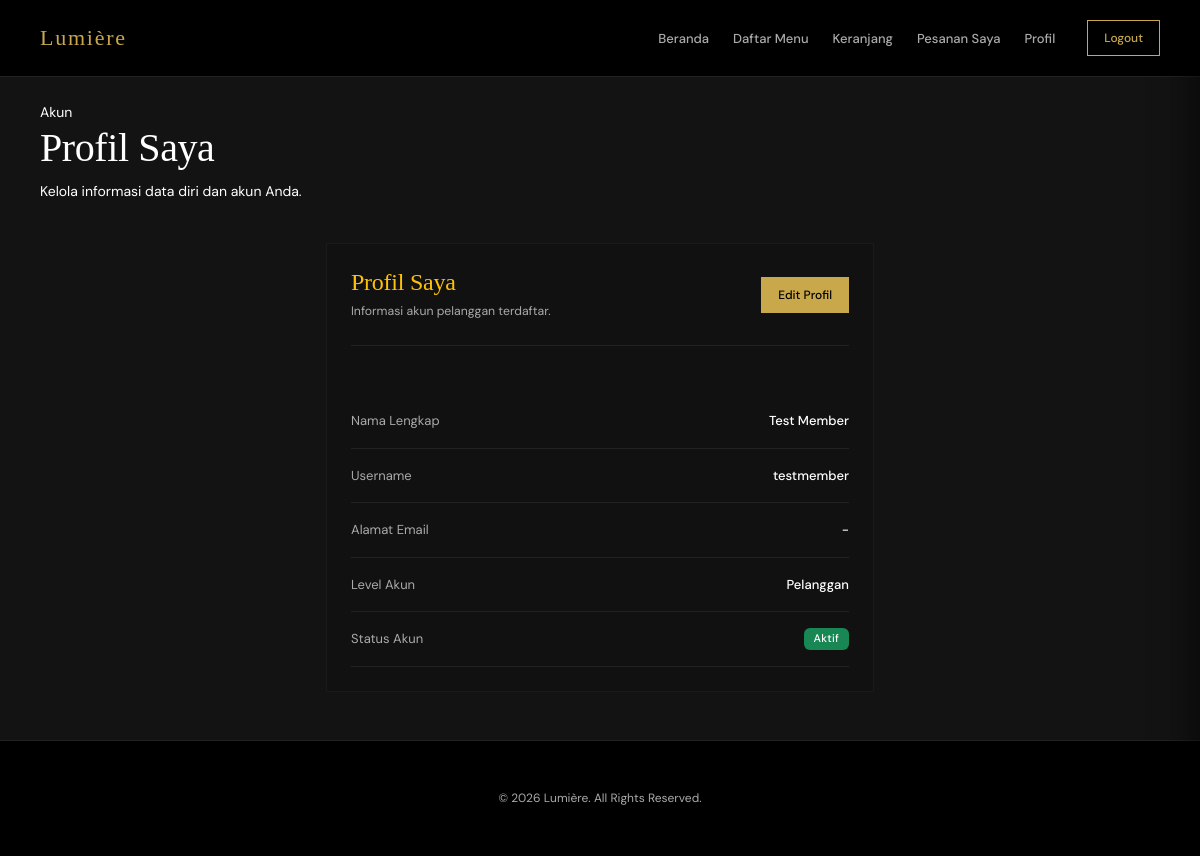
The page /pelanggan/profil.php (signed in) on the database its author committed.
### tables this page shows
CREATE TABLE IF NOT EXISTS `pelanggan` (
  `id_pelanggan` int NOT NULL AUTO_INCREMENT,
  `nama_pelanggan` varchar(100) DEFAULT NULL,
  `username` varchar(50) NOT NULL,
  `email` varchar(100) DEFAULT NULL,
  `password` varchar(255) NOT NULL,
  `status` enum('Aktif','Nonaktif') NOT NULL DEFAULT 'Aktif',
  PRIMARY KEY (`id_pelanggan`),
  UNIQUE KEY `pelanggan_username_unique` (`username`),
  UNIQUE KEY `pelanggan_email_unique` (`email`)
);

### includes/helpers.php (called while the page is built, shortened)
<?php
function base_path(string $path = ''): string
{
    $base = dirname(__DIR__);
    return $path === '' ? $base : $base . '/' . ltrim($path, '/');
}
function base_url(string $path = ''): string
{
    $app = require base_path('config/app.php');
    $baseUrl = rtrim($app['url'] ?? 'http://localhost:8001', '/');
    return $path === '' ? $baseUrl : $baseUrl . '/' . ltrim($path, '/');
}

### config/env.php (called while the page is built, shortened)
<?php
function env(string $key, ?string $default = null): ?string
{
    static $values = [];
    $runtimeValue = $_ENV[$key] ?? $_SERVER[$key] ?? getenv($key);
    if ($runtimeValue !== false && $runtimeValue !== null && $runtimeValue !== '') {
        return (string) $runtimeValue;
    }
    return $values[$key] ?? $default;
}

### config/app.php (called while the page is built, shortened)
<?php
require_once __DIR__ . '/env.php';
return [
    'name' => env('APP_NAME', 'UPK Restoran'),
    'env' => env('APP_ENV', 'local'),
    'url' => env('APP_URL', 'http://localhost/upk-restoran'),
];

### pelanggan/profil.php (the view, shortened to what this page needs)
<?php
require __DIR__ . '/../includes/header.php';
$userId = $_SESSION['id_user'] ?? 0;
$pdo = db();
$stmt = $pdo->prepare('SELECT * FROM pelanggan WHERE id_pelanggan = ?');
$stmt->execute([$userId]);
$user = $stmt->fetch();
?>
<section class="row justify-content-center">
    <div class="col-lg-6 col-md-8 animate-fade-in-up">
        <article class="card bg-dark text-white border-secondary p-4 mb-4 rounded-0">
            <div class="d-flex flex-column gap-2 flex-md-row align-items-md-center justify-content-md-between border-bottom border-soft pb-4 mb-4">
                <div>
                    <h2 class="font-display text-warning mb-1" style="font-size: 24px;">Profil Saya</h2>
                    <p class="text-secondary small mb-0">Informasi akun pelanggan terdaftar.</p>
                </div>
                <div class="d-flex flex-wrap gap-2">
                    <a class="btn btn-warning rounded-0 fw-medium px-3 py-2" style="font-size: 12px;" href="<?= htmlspecialchars(base_url('pelanggan/profil_edit.php'), ENT_QUOTES, 'UTF-8'); ?>">Edit Profil</a>
                </div>
            </div>
            <div class="compact-list mt-4">
                <div class="compact-list-item d-flex justify-content-between border-bottom border-soft py-3" style="font-size: 13px;">
                    <span class="text-secondary">Nama Lengkap</span>
                    <span class="text-white fw-medium"><?= htmlspecialchars((string)($user['nama_pelanggan'] ?? '-'), ENT_QUOTES, 'UTF-8'); ?></span>
                </div>
                <div class="compact-list-item d-flex justify-content-between border-bottom border-soft py-3" style="font-size: 13px;">
                    <span class="text-secondary">Username</span>
                    <span class="text-white fw-medium"><?= htmlspecialchars((string)($user['username'] ?? ''), ENT_QUOTES, 'UTF-8'); ?></span>
                </div>
                <div class="compact-list-item d-flex justify-content-between border-bottom border-soft py-3" style="font-size: 13px;">
                    <span class="text-secondary">Alamat Email</span>
                    <span class="text-white fw-medium"><?= htmlspecialchars((string)($user['email'] ?? '-'), ENT_QUOTES, 'UTF-8'); ?></span>
                </div>
                <div class="compact-list-item d-flex justify-content-between border-bottom border-soft py-3" style="font-size: 13px;">
                    <span class="text-secondary">Level Akun</span>
                    <span class="text-white fw-medium">Pelanggan</span>
                </div>
                <div class="compact-list-item d-flex justify-content-between border-bottom border-soft py-3" style="font-size: 13px;">
                    <span class="text-secondary">Status Akun</span>
                    <span class="badge bg-success text-white">Aktif</span>
                </div>
            </div>
        </article>
    </div>
</section>
<?php
require __DIR__ . '/../includes/footer.php';

### assets/css/style.css (style rules this page uses)
:root { --bg-main: #131313; --bg-sidebar: #050505; --bg-card: #111111; --gold: #C9A84C; --gold-light: #f3e5ab; --gold-dim: rgba(201, 168, 76, 0.1); --border: #1a1a1a; --border-soft: #222222; --text-primary: #ffffff; --text-secondary: #aaaaaa; --text-muted: #666666; --font-display: 'Libre Baskerville', Georgia, serif; --font-body: 'DM Sans', system-ui, sans-serif; --font-sans: 'DM Sans', system-ui, sans-serif; }
body { background-color: var(--bg-main); color: var(--text-primary); font-family: var(--font-body); font-size: 14px; line-height: 1.65; margin: 0; font-weight: 400; letter-spacing: normal; overflow-x: hidden; -webkit-font-smoothing: antialiased; -moz-osx-font-smoothing: grayscale; }
a { color: var(--gold); text-decoration: none !important; transition: color 0.25s ease; }
h1, h2, h3, h4, h5, h6, .font-display { font-family: var(--font-display); color: var(--text-primary); font-weight: 400; letter-spacing: -0.01em; }
.border-soft { border-color: var(--border-soft) !important; }
.card { background-color: var(--bg-card); border: 1px solid var(--border); transition: all 0.4s cubic-bezier(0.16, 1, 0.3, 1); border-radius: 0; padding: 20px; }
.btn { border: 1px solid var(--gold); padding: 11px 28px; font-size: 13px; border-radius: 0; transition: all 0.3s ease; font-weight: 500; }
.btn-warning { background: var(--gold); color: #000; }
.animate-fade-in-up { animation: fadeInUp 0.6s cubic-bezier(0.16, 1, 0.3, 1) both; }
::placeholder, input::placeholder, textarea::placeholder, .form-control::placeholder, .premium-input-standard::placeholder, .premium-textarea::placeholder, .premium-input-large::placeholder { color: rgba(255, 255, 255, 0.4) !important; opacity: 1 !important; }
.card, .section-panel { background-color: var(--bg-card) !important; border: 1px solid var(--border) !important; color: var(--text-primary) !important; }
.text-secondary { color: #aaaaaa !important; }
.badge { font-weight: 500; font-size: 11px; letter-spacing: 0.02em; padding: 5px 10px; }

### rows shown on the page
pelanggan: nama_pelanggan "Test Member", username "testmember", email "-"

### other values the page prints
$brand "Lumière"
$item['label'] "Beranda"
$item['label'] "Daftar Menu"
$item['label'] "Keranjang"
$item['label'] "Pesanan Saya"
$item['label'] "Profil"
$eyebrow "Akun"
$title "Profil Saya"
$description "Kelola informasi data diri dan akun Anda."
